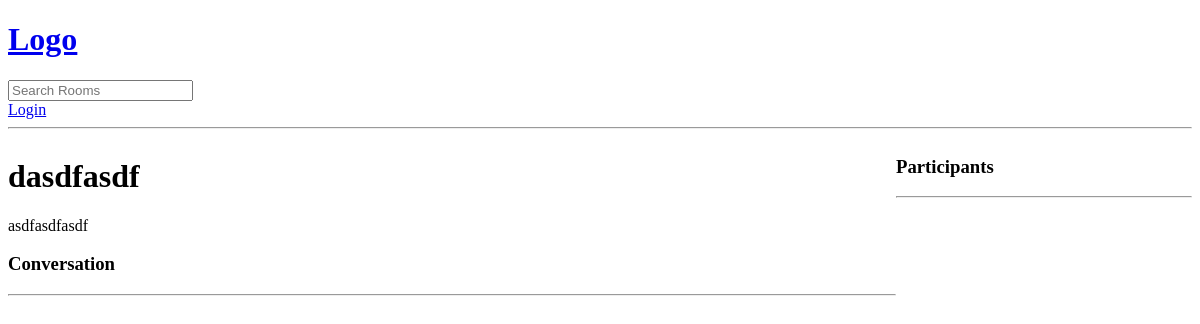
The page /room/5/ on the database as committed earlier.
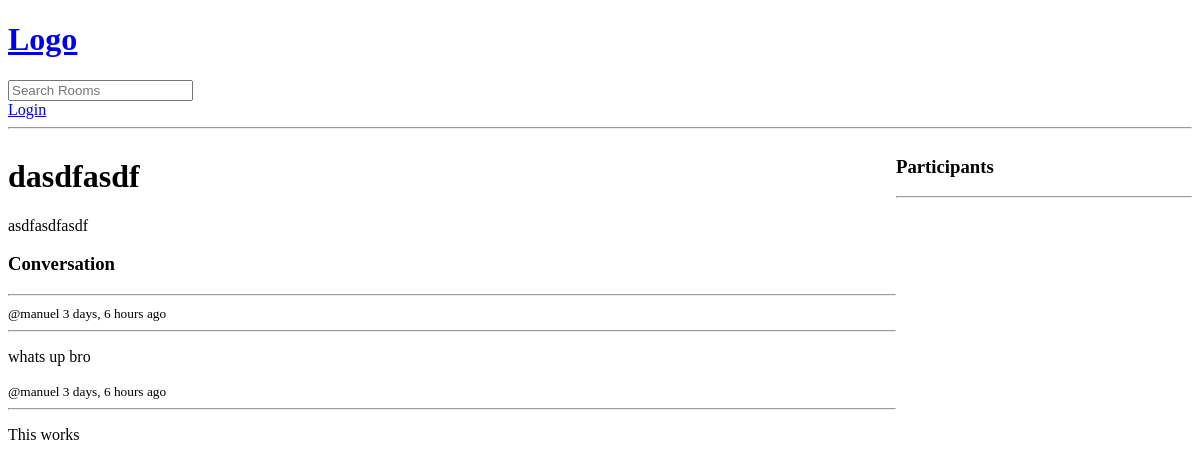
The same page on the database as committed later.
### base/models.py (models this page shows, shortened)
class Room(models.Model):
    host = models.ForeignKey(User, on_delete=models.SET_NULL, null=True)
    topic =  models.ForeignKey(Topic, on_delete=models.SET_NULL, null=True)
    name = models.CharField(max_length=200)
    description = models.TextField(null=True, blank=True)
    participants = models.ManyToManyField(User, related_name='participants', blank=True)
    updated = models.DateTimeField(auto_now=True) #Updates everytime
    created = models.DateTimeField(auto_now_add=True) #It is just once, the first time it is created
    class Meta:
        ordering = ['-updated', '-created']

class Message(models.Model):
    user = models.ForeignKey(User, on_delete=models.CASCADE)
    room = models.ForeignKey(Room, on_delete=models.CASCADE) #when the room is deleted models.cascade will delete the children too, it is a one to many relationship
    body = models.TextField()
    updated = models.DateTimeField(auto_now=True)
    created = models.DateTimeField(auto_now_add=True)

### base/views.py (the view, shortened to what this page needs)
# urls.py: path('room/<str:pk>/', views.room, name="room"),
def room(request,pk):
     room = Room.objects.get(id=pk)
     room_messages =  room.message_set.all()
     participants = room.participants.all()
     context = {'room': room, 'room_messages': room_messages, 'participants':participants}
     return render(request, 'base/room.html', context)

### base/templates/base/room.html (shortened to what this page needs)
{%extends 'main.html'%} {% block content%}
<div class="room-container">
  <div>
    <h1>{{room.name}}</h1>
    <p>{{room.description}}</p>
    <div class="comment-wrapper">
      <h3>Conversation</h3>
      <hr />
      {%for message in room_messages%}
      <div>
        <small>@{{message.user}} {{message.created|timesince}} ago</small>
        <hr />
        <p>{{message.body}}</p>
      </div>
      {%endfor%}
    </div>
  </div>
  <div>
    <h3>Participants</h3>
    <hr />
  </div>
</div>
{% endblock %}

### templates/main.html (shortened to what this page needs)
<!DOCTYPE html>
<html lang="en">
  <head>
  </head>
  <body>
    {% include 'navbar.html'%}  {% block content %} {% endblock %}
  </body>
</html>

### templates/navbar.html
<a href="/">
  <h1>Logo</h1>
</a>
<form method="GET" action="{%url 'home'%}">
  <input type="text" name="q" placeholder="Search Rooms" />
</form>
{% if request.user.is_authenticated %}
<p>Hello {{request.user}}</p>
<a href="{% url 'logout'%}">Logout</a>
{%else%}
<a href="{% url 'login'%}">Login</a>
{%endif%}
<hr />

### base/templates/base/room.html (style rules this page uses)
.room-container { display: grid; grid-template-columns: 3fr 1fr; }

Rows that differ between the two databases and show on the page:
added Message: user "manuel", created "3 days, 6 hours", body "whats up bro"
added Message: user "manuel", created "3 days, 6 hours", body "This works"
